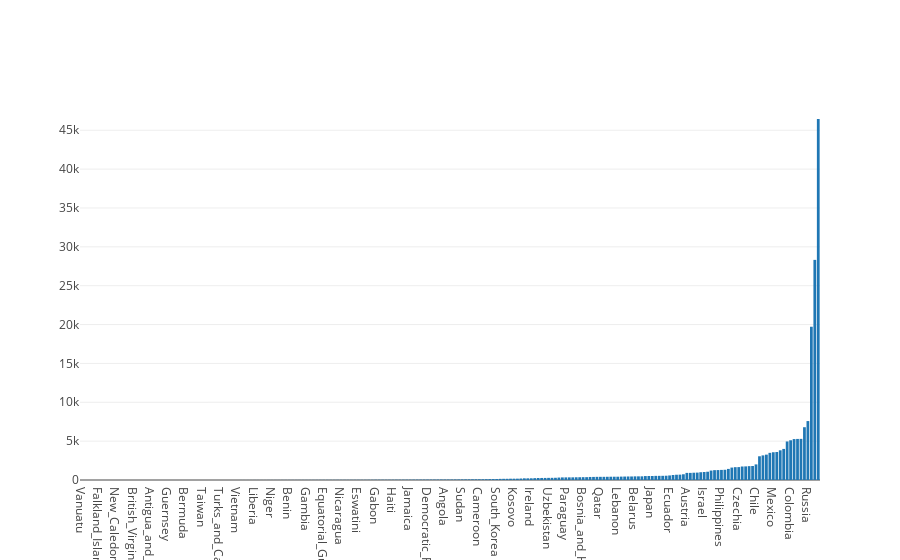

Notebook code for this chart:
### Markdown cell above
# Visualización de datos

### Code cell
val (x,y) = dfCovidWithSchema.collect.map(r=>(r(0).toString, r(1).toString.toDouble)).toList.unzip
Bar(x, y).plot()

### Figure 1 — Plotly figure (JSON) as saved in the notebook; plotly's stock layout.template omitted (floating-point values rounded to 4 significant figures; data arrays with more than 128 entries replaced by an {"elided": "..."} marker saying what was removed)
{"data": [{"type": "bar", "x": {"elided": "214 str values"}, "y": {"elided": "214 float values"}}], "layout": {}}
